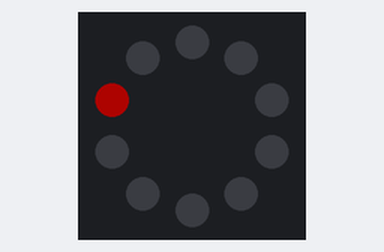
Recording of a program running on a simulated Circuit Playground running CircuitPython. Shown: the board's ring of 10 RGB LEDs (number 0 left of the top, counting anticlockwise). Dim RGB values are drawn brighter than linear; what the program prints to the serial console is not drawn.

Above: at 0.1 s.
At 0.6 s:
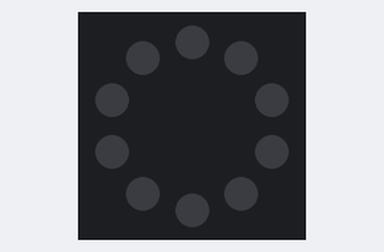

The program:

code.py
```python
import time
from adafruit_circuitplayground import cp
import adafruit_fancyled.adafruit_fancyled as fancy

hue = 0.006

sat = 1.0
val = 1.0


color_hsv = fancy.CHSV( hue, sat, val ) #input 0 to 1 for H, S, V :: OK to send only Hue
print( color_hsv.hue )
print( color_hsv.saturation )
print( color_hsv.value )
color_RGBd = fancy.CRGB( color_hsv )
print( color_RGBd )
color_RGB = fancy.denormalize( color_RGBd )
print ( color_RGB )


cp.pixels.brightness = 0.2 # 0.0 to 1.0
light_color = color_RGB #( red, green, blue ) each 0-255
OFF = ( 0, 0, 0 )

while True:
    cp.pixels[ 1 ] = light_color
    time.sleep( 0.5 )
    cp.pixels[ 1 ] = OFF
    time.sleep( 0.5 )
```

Measured:
- what the display in image 1 shows lasts 0.5 s, from 0.5 s to 1.0 s
